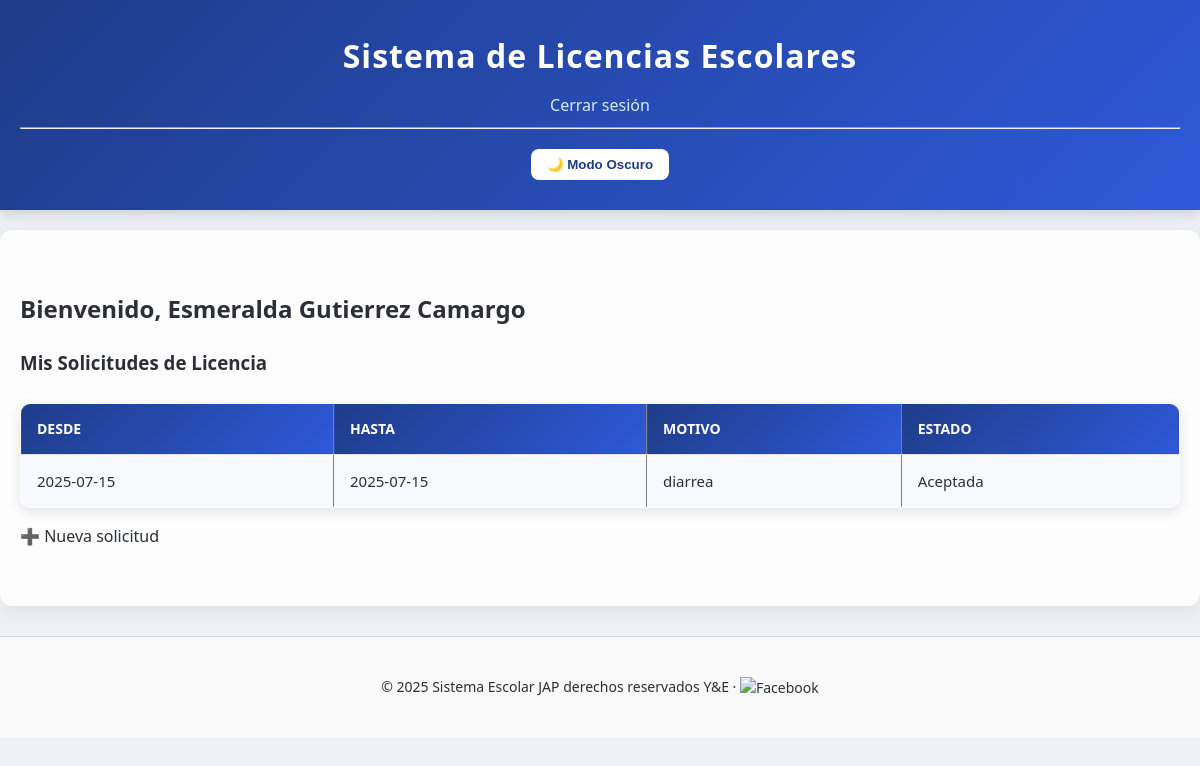
Page /dashboard_profesor (signed in) on the earlier database version.
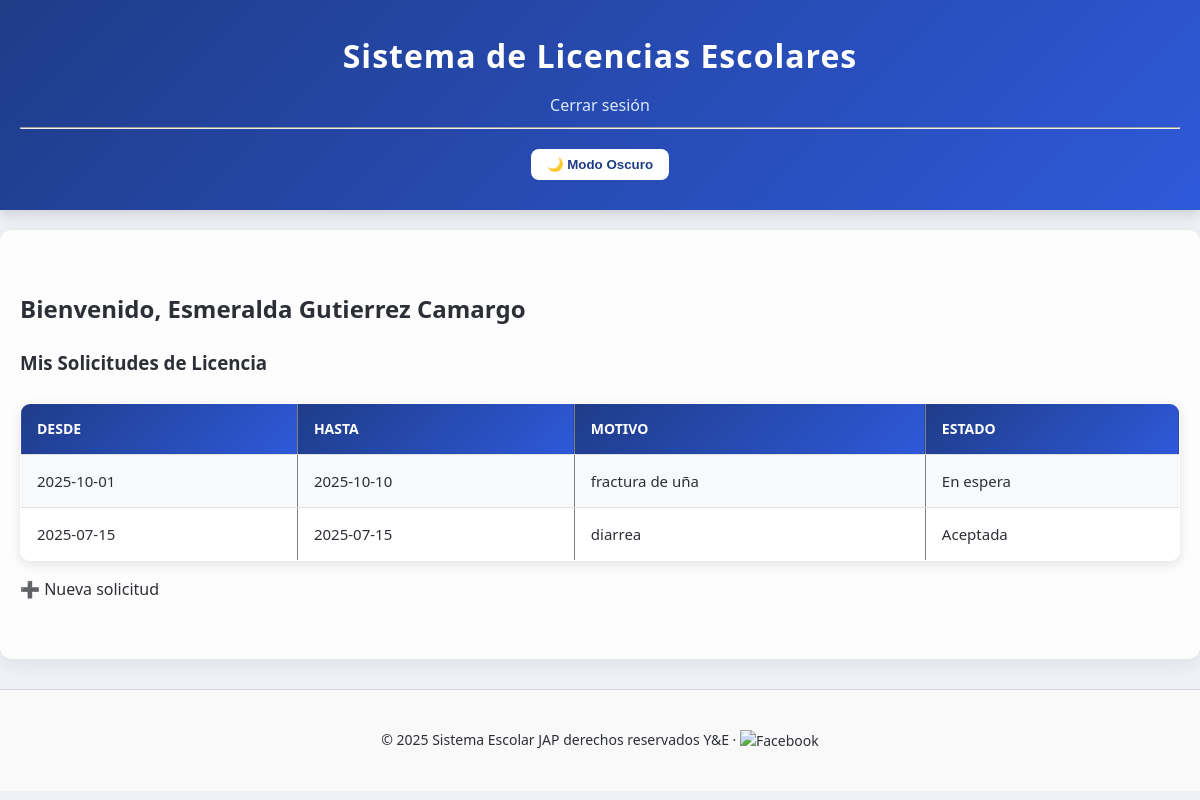
Same page on the later database version.
### tables this page shows
CREATE TABLE licencias (
            id INTEGER PRIMARY KEY AUTOINCREMENT,
            profesor_id INTEGER,
            fecha TEXT,
            motivo TEXT,
            estado TEXT DEFAULT 'En espera',
            fecha_inicio TEXT,
            fecha_fin TEXT,
            FOREIGN KEY (profesor_id) REFERENCES profesores(id)
        );

### colegio-licencias/app.py (the view)
    @app.route('/dashboard_profesor')
    def dashboard_profesor():
        if session.get('user_role') != 'profesor':
            return redirect(url_for('login'))
        conn = get_db_connection()
        licencias = conn.execute(
            'SELECT * FROM licencias WHERE profesor_id = ? ORDER BY fecha DESC',
            (session['profesor_id'],)
        ).fetchall()
        conn.close()
        return render_template('dashboard_profesor.html', licencias=licencias)

### colegio-licencias/templates/dashboard_profesor.html (shortened to what this page needs)
{% extends "base.html" %}
{% block content %}
  <h2>Bienvenido, {{ session['user_name'] }}</h2>
  <h3>Mis Solicitudes de Licencia</h3>
  {% if licencias %}
    <table border="1" cellpadding="8">
      <tr>
        <th>Desde</th>
        <th>Hasta</th>
        <th>Motivo</th>
        <th>Estado</th>
      </tr>
      {% for licencia in licencias %}
      <tr>
        <td>{{ licencia['fecha_inicio'] }}</td>
        <td>{{ licencia['fecha_fin'] }}</td>
        <td>{{ licencia['motivo'] }}</td>
        <td>{{ licencia['estado'] }}</td>
      </tr>
      {% endfor %}
    </table>
  {% else %}
    <p>No has enviado solicitudes aún.</p>
  {% endif %}
  <p>
    <a href="{{ url_for('solicitudes') }}">➕ Nueva solicitud</a>
  </p>
{% endblock %}

Differences in the rows shown:
added licencias: fecha_inicio "2025-10-01", fecha_fin "2025-10-10", motivo "fractura de uña", estado "En espera"
